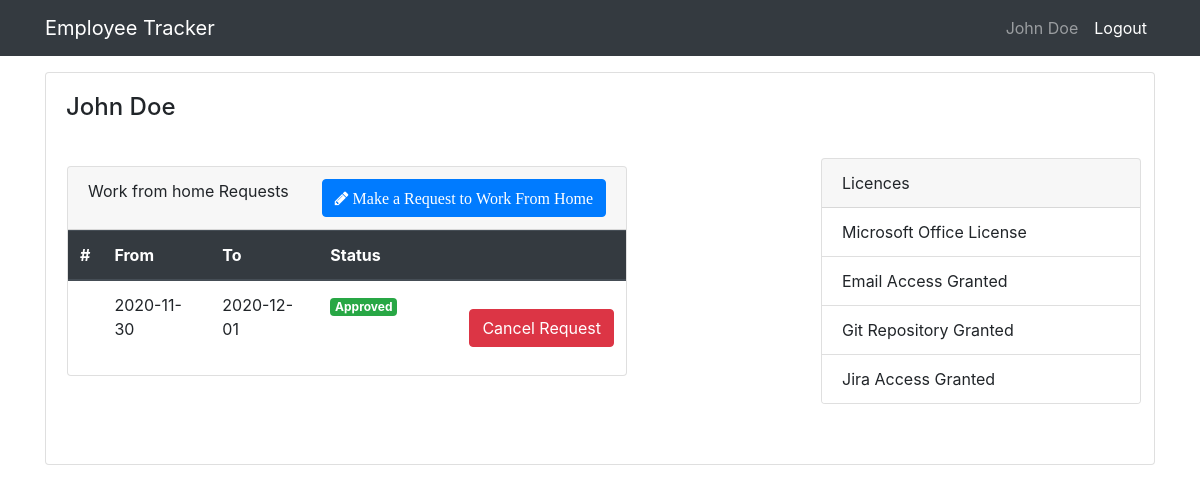
Page /employees/show/21 (signed in) on the committed database.
### tables this page shows
CREATE TABLE `users` (
  `id` int(11) NOT NULL,
  `name` varchar(255) NOT NULL,
  `email` varchar(255) NOT NULL,
  `password` varchar(255) NOT NULL,
  `user_type` int(11) NOT NULL COMMENT '1- admin 0-employee',
  `created_at` datetime NOT NULL DEFAULT current_timestamp()
);

CREATE TABLE `request` (
  `id` int(11) NOT NULL,
  `user_id` int(11) NOT NULL,
  `request_from` varchar(50) NOT NULL,
  `request_to` varchar(50) NOT NULL,
  `status` varchar(50) DEFAULT NULL,
  `created_at` datetime NOT NULL DEFAULT current_timestamp()
);

### app/controllers/Employees.php (called while the page is built, shortened)
<?php
class Employees extends Controller
{
    public function __construct()
    {
        $this->employeeModel = $this->model('Employee');
        $this->requestModel  = $this->model('Request');
    }
    public function show($id)
    {
        $requests = $this->requestModel->getRequests();
        $request  = $this->requestModel->getRequestById($id);
        $employee = $this->employeeModel->getEmployeeById($id);
        $data = [
            'employee' => $employee,
            'requests' => $requests,
            'request'  => $request
        ];
        $this->view('employees/show', $data);
    }
}

### app/libraries/Core.php (called while the page is built, shortened)
<?php
class Core {
    protected $currentMethod = 'index';
    public function __construct(){
        $url = $this->getUrl();
        if(file_exists('../app/controllers/' . ucwords($url[0]). '.php')){
            unset($url[0]);
        }
        $this->currentController = new $this->currentController;
        if(isset($url[1])){
            if(method_exists($this->currentController, $url[1])){
                $this->currentMethod = $url[1];
                unset($url[1]);
            }
        }
        $this->params = $url ? array_values($url) : [];
        call_user_func_array([$this->currentController, $this->currentMethod], $this->params);
    }
    public function getUrl(){
        if(isset($_GET['url'])){
            $url = rtrim($_GET['url'], '/');
            $url = filter_var($url, FILTER_SANITIZE_URL);
            $url = explode('/', $url);
            return $url;
        }
    }
}

### public/index.php (called while the page is built, shortened)
<?php
$init = new Core;

### app/libraries/Database.php (called while the page is built, shortened)
<?php
class Database {
    private $host = DB_HOST;
    private $user = DB_USER;
    private $pass = DB_PASS;
    private $dbname = DB_NAME;
    private $dbh;
    private $stmt;
    public function __construct(){
        $dsn = 'mysql:host=' . $this->host . ';dbname=' . $this->dbname;
        $options = array(
            PDO::ATTR_PERSISTENT => true,
            PDO::ATTR_ERRMODE => PDO::ERRMODE_EXCEPTION
        );
        try{
            $this->dbh = new PDO($dsn, $this->user, $this->pass, $options);
        } catch(PDOException $e){
            $this->error = $e->getMessage();
            echo $this->error;
        }
    }
    public function query($sql){
        $this->stmt = $this->dbh->prepare($sql);
    }
    public function bind($param, $value, $type = null){
        if(is_null($type)){
            switch(true){
                default:
                    $type = PDO::PARAM_STR;
            }
        }
        $this->stmt->bindValue($param, $value, $type);
    }
    public function execute(){
        return $this->stmt->execute();
    }
    public function resultSet(){
        $this->execute();
        return $this->stmt->fetchAll(PDO::FETCH_OBJ);
    }
    public function single(){
        $this->execute();
        return $this->stmt->fetch(PDO::FETCH_OBJ);
    }
}

### app/models/Employee.php (called while the page is built, shortened)
<?php
class Employee {
    private $db;
    public function __construct()
    {
        $this->db = new Database;
    }
    public function getEmployeeById($id){
        $this->db->query('SELECT * FROM users WHERE id = :id');
        $this->db->bind(':id', $id);
        $row = $this->db->single();
        return $row;
    }
}

### app/models/Request.php (called while the page is built, shortened)
<?php
class Request {
    private $db;
    public function __construct()
    {
        $this->db = new Database;
    }
    public function getRequestById($id){
        $this->db->query('SELECT * FROM request WHERE id = :id');
        $this->db->bind(':id', $id);
        $row = $this->db->single();
        return $row;
    }
    public function getRequests()
    {
        $this->db->query('SELECT * ,
                                    request.id as requestId,
                                    users.id as userId,
                                    request.created_at as requestCreated,
                                    users.created_at as userCreated
                                FROM request
                                INNER JOIN users
                                ON request.user_id = users.id
                                ORDER BY request.created_at ASC
                                ');
        $results = $this->db->resultSet();
        return $results;
    }
}

### app/views/employees/show.php (the view, shortened to what this page needs)
<?php require APPROOT . '/views/inc/header.php'; ?>
<?php if ($_SESSION['user_type'] == 1) : ?>
    <a href="<?php echo URLROOT; ?>/employees" class="btn btn-light"> <i class="fa fa-backward"> Back</i></a>
    <br>
    <div class="row mb-3 mt-3">
        <div class="col-md-6">
            <h1>Employee Board</h1>
        </div>
        <div class="col-md-6">
            <a class="btn btn-dark pull-right ml-3"
               href="<?php echo URLROOT; ?>/employees/edit/<?php echo $data['employee']->id; ?>"> Edit User </a>
            <form class="pull-right"
                  action="<?php echo URLROOT; ?>/employees/delete/<?php echo $data['employee']->id; ?>"
                  method="post">
                <input type="submit" value="Delete User" class="btn btn-danger">
            </form>
        </div>
    </div>
    <div class="card card-body mb-3">
        <h4 class="card-title"><?php echo $data['employee']->name; ?></h4>
        <div class="row mb-3 mt-3">
            <div class="col-md-6 bg-light p-2 mb-3">
                Email: <span><?php echo $data['employee']->email; ?></span>
            </div>
            <div class="col-md-6 p-2 mb-3">
                <div class="card pull-right" style="width: 20rem;">
                    <div class="card-header">
                        Licences
                    </div>
                    <form class="pull-right" action="<?php echo URLROOT; ?>/employees/licences " method="post">
                        <ul class="list-group list-group-flush">
                            <li class="list-group-item"><input type="checkbox" name="licences[]"
                                                               value="Microsoft Office License"> Microsoft Office
                                License
                            </li>
                            <li class="list-group-item"><input type="checkbox" name="licences[]"
                                                               value="Microsoft Office License"> Email Access Granted
                            </li>
                            <li class="list-group-item"><input type="checkbox" name="licences[]"
                                                               value="Microsoft Office License"> Git Repository Granted
                            </li>
                            <li class="list-group-item"><input type="checkbox" name="licences[]"
                                                               value="Microsoft Office License"> Jira Access Granted
                            </li>
                        </ul>
                    </form>
                </div>
            </div>
        </div>
    </div>
    <?php flash('request_message'); ?>
    <div class="bg-secondary text-white p-2 mb-3 mt-3">
        Employee since: <?php echo $data['employee']->created_at; ?>
    </div>
<?php else: ?>
    <div class="card card-body mb-3">
        <h4 class="card-title"><?php echo $data['employee']->name; ?></h4>
        <div class="row mb-3 mt-3">
            <div class="col-md-6  p-2 mb-3">
                <div class="col-md-6 p-2 mb-3">
                    <div class="card " style="width: 35rem;">
                        <div class="card-header">
                            Work from home Requests
                            <a href="<?php echo URLROOT; ?>/employees/addRequest" class="btn btn-primary pull-right ">
                                <i class="fa fa-pencil"> Make a Request to Work From Home </i>
                            </a>
                        </div>
                        <table class="table">
                            <thead class="thead-dark">
                            <tr>
                                <th scope="col">#</th>
                                <th scope="col">From</th>
                                <th scope="col">To</th>
                                <th scope="col">Status</th>
                                <th scope="col"></th>
                            </tr>
                            </thead>
                            <tbody>
                            <?php foreach ($data['requests'] as $key => $groups) : ?>
                                <?php if ($groups->user_id != $_SESSION['user_id']) : ?>
                                <?php else: ?>
                                    <tr>
                                        <th scope="row"></th>
                                        <td><?php echo $groups->request_from; ?></td>
                                        <td><?php echo $groups->request_to; ?></td>
                                        <td><span class="badge <?php
                                            if ($groups->status === 'Approved'){
                                                echo 'badge-success';
                                            }elseif($groups->status === 'Rejected'){
                                                echo 'badge-danger';
                                            }else{
                                                echo 'badge-warning';
                                            }?>"> <?php echo $groups->status; ?></span></td>
                                        <td>
                                            <form class="pull-right ml-5 pt-3"
                                                  action="<?php echo URLROOT; ?>/employees/cancelRequest/<?php echo $groups->requestId; ?>"
                                                  method="post">
                                                <input type="submit" value="Cancel Request" class="btn btn-danger">
                                            </form>
                                        </td>
                                    </tr>
                                <?php endif; ?>
                            <?php endforeach; ?>
                            </tbody>
                        </table>
                    </div>
                </div>
            </div>
            <div class="col-md-6 p-2 mb-3">
                <div class="card pull-right" style="width: 20rem;">
                    <div class="card-header">
                        Licences
                    </div>
                    <ul class="list-group list-group-flush">
                        <li class="list-group-item">Microsoft Office License</li>
                        <li class="list-group-item">Email Access Granted</li>
                        <li class="list-group-item">Git Repository Granted</li>
                        <li class="list-group-item">Jira Access Granted</li>
                    </ul>
                </div>
            </div>
        </div>
    </div>
<?php endif; ?>
<?php require APPROOT . '/views/inc/footer.php'; ?>

### rows in the picture
users: name "John Doe"
request: request_from "2020-11-30", request_to "2020-12-01", status "Approved"

### other values in the picture
SITENAME "Employee Tracker"
$_SESSION['user_name'] "John Doe"
